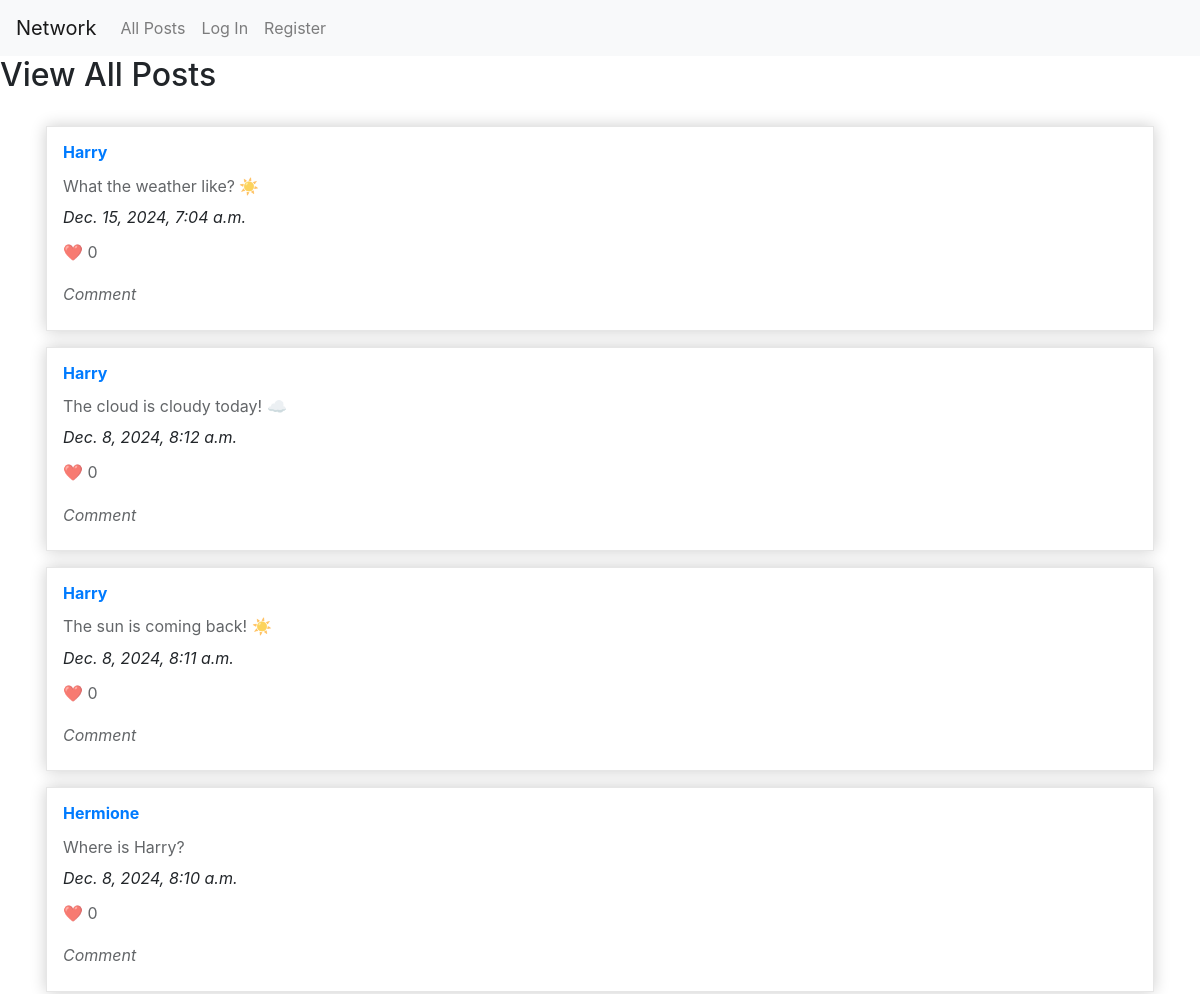
The app's page / (upper part), older data.
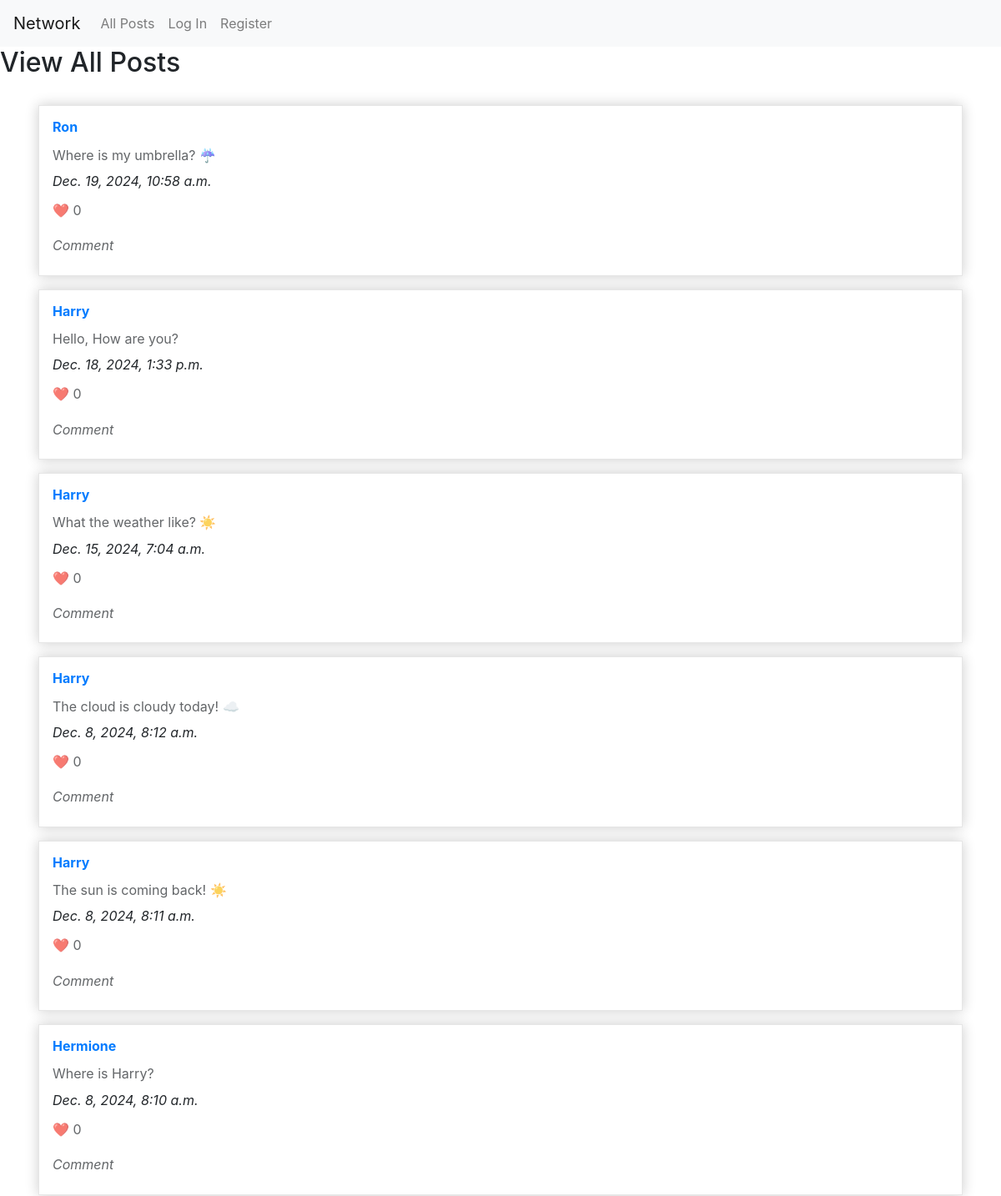
The same page, newer data.
### network/models.py (models this page shows)
class Post(models.Model):
    user = models.ForeignKey("User", on_delete=models.CASCADE, related_name="posts")
    content = models.TextField()
    date = models.DateTimeField(auto_now_add=True)
    likes = models.ManyToManyField("User", related_name="liked_posts", blank=True)

class User(AbstractUser):
    pass

### network/views.py (the view)
# urls.py: path("", views.index, name="index"),
def index(request):
    posts = Post.objects.all().filter().order_by("-date")
    return render(request, "network/index.html", {
        "posts": posts
    })

### network/templates/network/index.html
{% extends "network/layout.html" %}
{% load static %}
{% block body %}
  <h2>View All Posts</h2>
  <div class="container">
      {% for post in posts %}
        <div class="card-post">
          <h3><a href="{% url 'profile' post.user %}">{{post.user}}</a></h3>
          <p>
            {{ post.content }}
          </p>
          <i>{{post.date}}</i>
          <p>❤️ 0</p>
          <p><i>Comment</i></p>
        </div>
      {% endfor %}
    </div>
  </div>
{% endblock %}

### network/templates/network/layout.html (shortened to what this page needs)
{% load static %}
<!DOCTYPE html>
<html lang="en">
    <head>
        <link rel="stylesheet" href="https://stackpath.bootstrapcdn.com/bootstrap/4.4.1/css/bootstrap.min.css">
        <link href="{% static 'network/styles.css' %}" rel="stylesheet">
    </head>
    <body>
        <nav class="navbar navbar-expand-lg navbar-light bg-light">
            <a class="navbar-brand" href="{% url 'index' %}">Network</a>
            <div>
              <ul class="navbar-nav mr-auto">
                <li class="nav-item">
                  <a class="nav-link" href="{% url 'index' %}">All Posts</a>
                </li>
                {% if user.is_authenticated %}
                    <li class="nav-item">
                      <a class="nav-link" href="{% url 'new_post' %}">New Post</a>
                    </li>
                    <li class="nav-item">
                        <a class="nav-link" href="{% url 'following' %}">Following</a>
                    </li>
                    <li class="nav-item">
                        <a class="nav-link" href="{% url 'logout' %}">Log Out</a>
                    </li>
                {% else %}
                    <li class="nav-item">
                        <a class="nav-link" href="{% url 'login' %}">Log In</a>
                    </li>
                    <li class="nav-item">
                        <a class="nav-link" href="{% url 'register' %}">Register</a>
                    </li>
                {% endif %}
              </ul>
            </div>
          </nav>
        <div class="body">
            {% block body %}
            {% endblock %}
    </body>
</html>

### network/static/network/styles.css (style rules this page uses)
.container { max-width: auto; margin-top: 32px; padding: 0 16px; }
.card-post { margin-bottom: 16px; padding: 1em; overflow: hidden; height: auto; background: white; border: solid 1px #e6e6e6; box-shadow: 0 0 15px rgba(0,0,0,0.2); display: flex; flex-direction: column; }
.card-post h3 { font-size: 16px; font-weight: bold; margin: 0; }
.card-post p { font-size: 16px; line-height: 1.4; opacity: .7; margin-bottom: 8px; margin-top: 12px; }

Row changes from the older to the newer data that the page shows:
added Post: user "Ron", content "Where is my umbrella? ☔", date "Dec. 19, 2024, 10:58 a.m."
added Post: user "Harry", content "Hello, How are you?", date "Dec. 18, 2024, 1:33 p.m."
